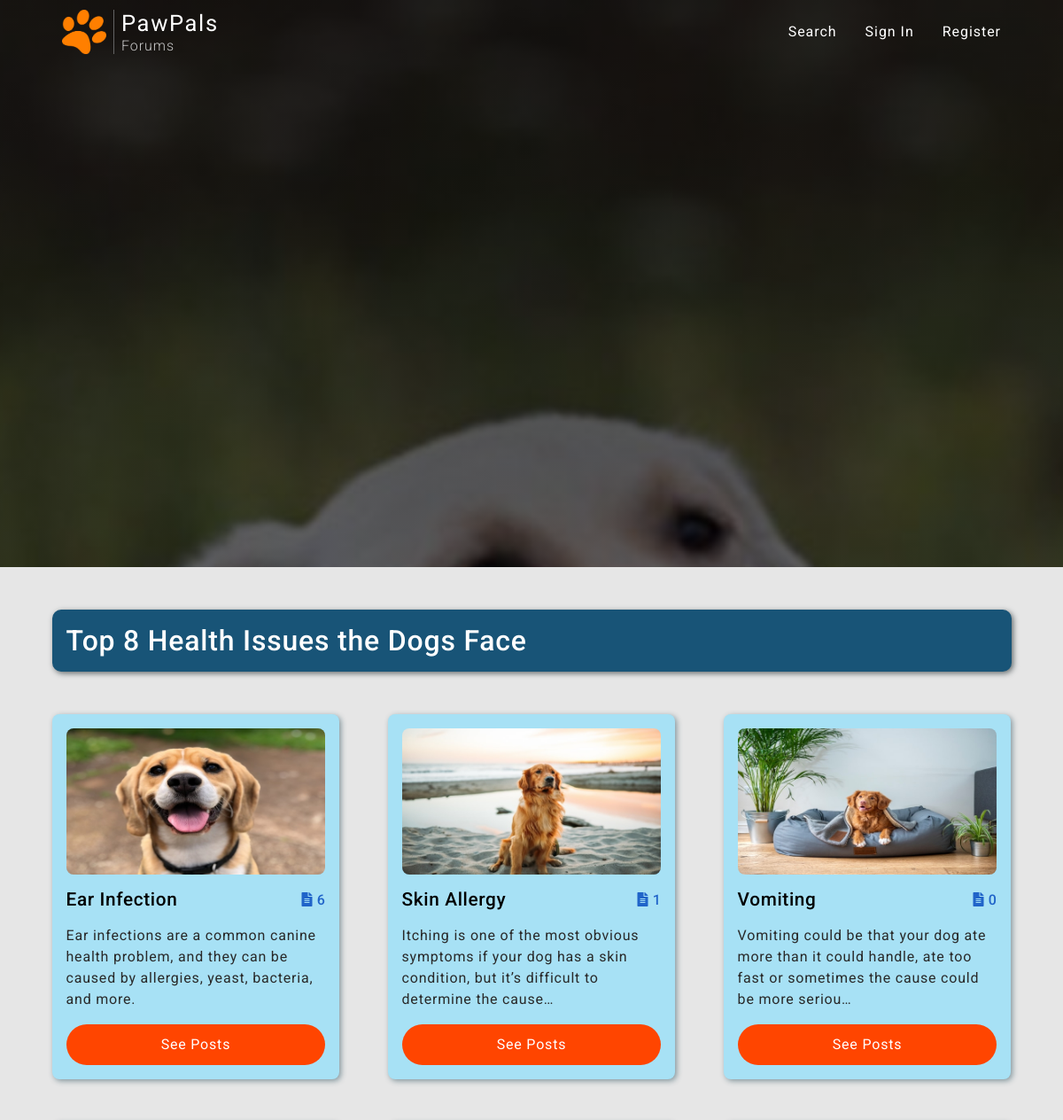
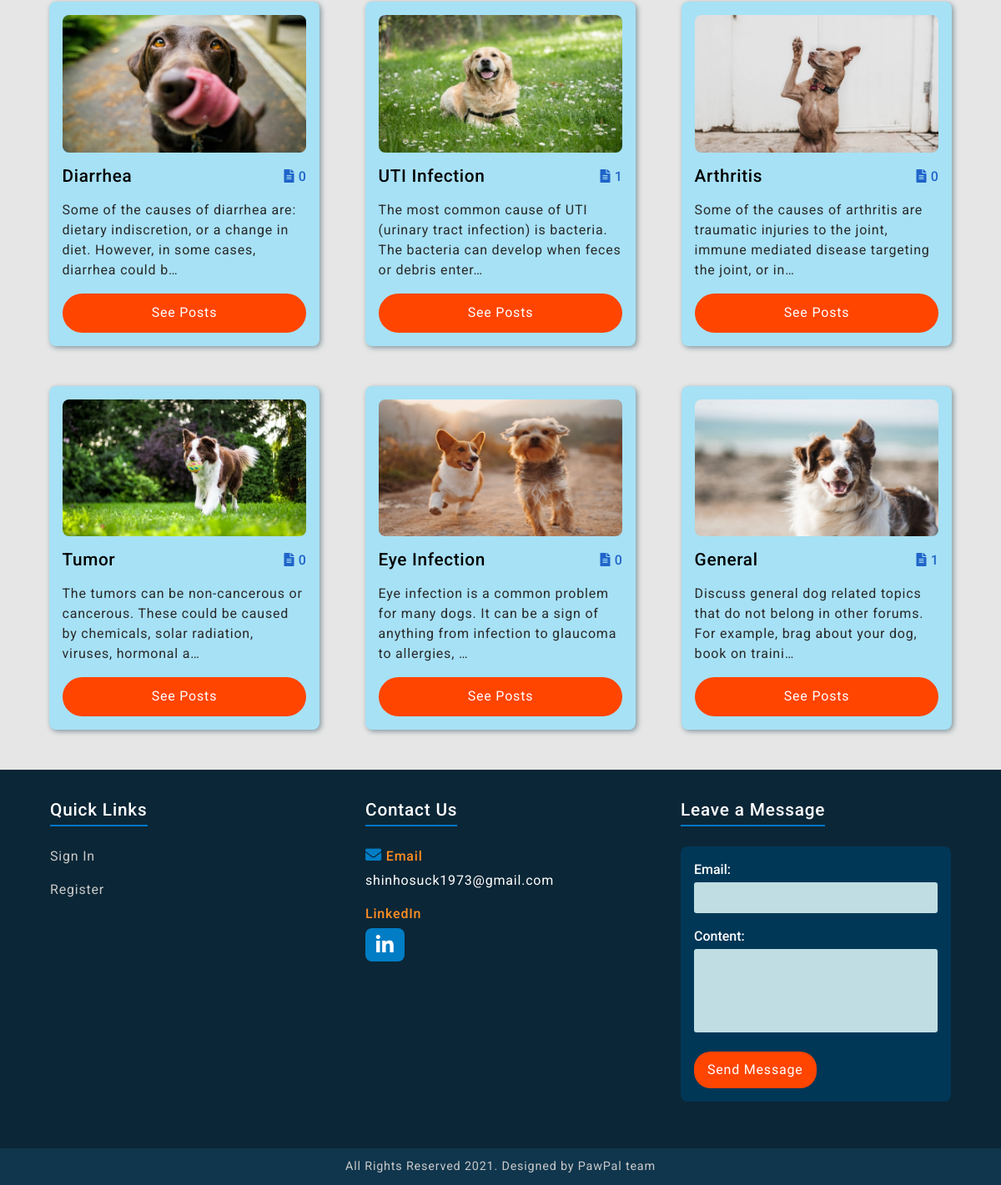
/home/, run on the app's committed database (2 pictures, top to bottom).
### blog/models.py (models this page shows)
class Topic(models.Model):
    name = models.CharField(max_length=50)
    topic_image = models.ImageField(upload_to="topic_images")
    description = models.CharField(max_length=200, blank=True)
    def __str__(self):
        return self.name

### blog/views.py (the view)
# urls.py: path("home/", index, name="home"),
def index(request):
    topics = Topic.objects.all()
    context = {
        "topics": topics
    }
    return render(request, "blog/index.html", context)

### users/forms.py
class ContactUsForm(forms.ModelForm):
    email = forms.EmailField()
    class Meta:
        model = Contact
        fields = ["email", "content"]

### users/context_processors.py (called while the page is built)
def contact_form(request):
    form = ContactUsForm()
    return  {"form": form}

### blog/templates/blog/index.html (shortened to what this page needs)
{% extends "blog/base.html" %}
{% load static %}
{% block content %}
    <div class="topics-container">
        <div class="topics-header-title">
            <h2>Top 8 Health Issues the Dogs Face</h2>
        </div>
        <div class="topics-content-wrapper">
            {% for topic in topics %}
            <div class="topic-content-card">
                <img src="{{ topic.topic_image.url}}" alt="">
                <h6 class="topic-title">{{ topic }}
                    {% if topic.post_set.count > 1 %}
                        <span>
                            <i class="fa fa-file-alt"></i>
                            {{ topic.post_set.count }}
                        </span>
                    {% else %}
                        <span>
                            <i class="fa fa-file-alt"></i>
                            {{ topic.post_set.count }}
                        </span>
                    {% endif %}
                </h6>
                <p class="topic-description">{{ topic.description|truncatechars:120 }}</p>
                <a href="{% url 'blog:posts-in-topic' topic.pk %}" class="learn-more-btn">See Posts</a>
            </div>
            {% endfor %}
        </div>
    </div>
{% endblock content %}

### blog/templates/blog/base.html (shortened to what this page needs)
{% load static %}
<!DOCTYPE html>
<html lang="en">
<head>
    <link rel="stylesheet" href="https://cdnjs.cloudflare.com/ajax/libs/font-awesome/5.15.1/css/all.min.css"
 />
    <link rel="stylesheet" href="https://cdnjs.cloudflare.com/ajax/libs/font-awesome/5.15.3/css/all.min.css" />
    <link href="https://cdn.jsdelivr.net/npm/bootstrap@5.0.0-beta1/dist/css/bootstrap.min.css" rel="stylesheet">
    <link rel="stylesheet" type="text/css" href="{% static 'blog/main.css' %}">
</head>
<body>
    <header>
        {% block navbar%}
        <nav class="bg-img">
            <div class="navbar-container">
                <div class="brand-name">
                    <a class="brand-link" href="{% url 'blog:home' %}">
                        <img src="{% static 'blog/images/paw.png' %}" alt="">
                        <h5>PawPals<span>Forums</span></h5>
                    </a>
                </div>
                <ul class="links">
                    {% if user.is_authenticated %}
                        {% with request.resolver_match.url_name as url_name %}
                        <li class="link">
                            <a class="{% if url_name == 'home' %} active {% endif %}" href="{% url 'blog:home' %}">Home</a>
                        </li>
                        <li class="link">
                            <a class="{% if url_name == 'my-posts' %} active {% endif %}" href="{% url 'blog:my-posts'  user.pk %}">My Posts</a>
                        </li>
                        <li class="link">
                            <a href="{% url 'blog:create-post' %}">New Post</a>
                        </li>
                        <li class="link">
                            <a id="search" href="#">Search</a>
                        </li>
                        <li class="link">
                            <div class="user-account">
                                <div class="user-profile-img">
                                    <img src="{{ user.profile.image.url }}" alt="">
                                </div>
                                <p class="user-username">{{ user.username }}
                                    <i id="down-arrow" class="fa fa-chevron-down"></i>
                                    <i id="up-arrow" class="fa fa-chevron-up"></i>
                                </p>
                                <div class="user-dropdown-accounts">
                                    <a href="{% url 'users:profile' %}">Profile</a>
                                    <a id="sign-out" href="{% url 'users:logout' %}">Sign Out</a>
                                </div>
                            </div>
                        </li>
                        {% endwith %}
                    {% else %}
                        <li class="link">
                            <a id="search" href="#">Search</a>
                        </li>
                        <li class="link">
                            <a href="{% url 'users:login' %}">Sign In</a>
                        </li>
                        <li class="link">
                            <a href="{% url 'users:register' %}">Register</a>
                        </li>
                    {% endif %}
                </ul>
            </div>
        </nav>
        {% endblock navbar%}
    </header>
    <main>
        {% block content %}
        {% endblock content %}
    </main>
    <footer>
        <div class="footer-container">
            <div class="footer-content-wrapper">
                <div class="footer-title">
                    <h6>Quick Links</h6>
                </div>
                <div class="footer-links">
                    {% if user.is_authenticated %}
                        <a href="{% url 'blog:home' %}" class="footer-home">Home</a>
                        <a href="{% url 'blog:my-posts' user.pk %}" class="footer-my-posts">My Posts</a>
                        <a href="{% url 'blog:create-post' %}" class="footer-new-post">New Post</a>
                        <a href="{% url 'users:logout' %}" class="footer-sign-out">Sign Out</a>
                    {% else %}
                        <a href="{% url 'users:login' %}" class="footer-sign-in">Sign In</a>
                        <a href="{% url 'users:register' %}" class="footer-register">Register</a>
                    {% endif %}
                </div>
            </div>
            <div class="footer-content-wrapper">
                <div class="footer-title">
                    <h6>Contact Us</h6>
                </div>
                <div class="footer-contact">
                    <p>
                       <i class="fa fa-envelope"></i>Email
                       <a href="mailto:shinhosuck1973@gmail.com">shinhosuck1973@gmail.com</a>
                    </p>
                    <p>
                        LinkedIn
                        <a class="linkedIn-link" href="https://www.linkedin.com/in/eric-anderson-a6b906214/" target="_blank"><i class="fab fa-linkedin-in"></i></a>
                    </p>
                </div>
            </div>
            <div class="footer-content-wrapper">
                <div class="footer-title">
                    <h6>Leave a Message</h6>
                </div>
                <div class="footer-form">
                    <form class="form-content" action="{% url 'users:contact_us' %}" method="POST">
                        {{ form.as_p }}
                        <button class="contact-submit" type="submit">Send Message</button>
                    </form>
                </div>
            </div>
        </div>
        <div class="footer-rights-reserved">
            <p>All Rights Reserved 2021. Designed by PawPal team</p>
        </div>
    </footer>
</body>
</html>

### blog/templates/blog/base.html (style rules this page uses)
.form-content { margin-top: 1rem; }
p > label { color: rgb(255, 255, 255); font-size: 1rem; font-weight: 500; margin-bottom: 0.2rem; text-align: start !important; }
p > input, textarea { width: 100%; padding: 0.4rem 1rem; outline: none; border: none; background: rgb(191, 221, 226); color: rgb(0, 0, 0); resize: none; border-radius: 3px; }
p > textarea { height: 100px; width: 100%; }

### data on the page
Topic: topic_image (picture), name "Ear Infection", post_set.count "6", description "Ear infections are a common canine health problem, and they can be caused by allergies, yeast, bacteria, and more."
Topic: topic_image (picture), name "Skin Allergy", post_set.count "1", description "Itching is one of the most obvious symptoms if your dog has a skin condition, but it’s difficult to determine the cause…"
Topic: topic_image (picture), name "Vomiting", post_set.count "0", description "Vomiting could be that your dog ate more than it could handle, ate too fast or sometimes the cause could be more seriou…"
Topic: topic_image (picture), name "Diarrhea", post_set.count "0", description "Some of the causes of diarrhea are: dietary indiscretion, or a change in diet. However, in some cases, diarrhea could b…"
Topic: topic_image (picture), name "UTI Infection", post_set.count "1", description "The most common cause of UTI (urinary tract infection) is bacteria. The bacteria can develop when feces or debris enter…"
Topic: topic_image (picture), name "Arthritis", post_set.count "0", description "Some of the causes of arthritis are traumatic injuries to the joint, immune mediated disease targeting the joint, or in…"
Topic: topic_image (picture), name "Tumor", post_set.count "0", description "The tumors can be non-cancerous or cancerous. These could be caused by chemicals, solar radiation, viruses, hormonal a…"
Topic: topic_image (picture), name "Eye Infection", post_set.count "0", description "Eye infection is a common problem for many dogs. It can be a sign of anything from infection to glaucoma to allergies, …"
Topic: topic_image (picture), name "General", post_set.count "1", description "Discuss general dog related topics that do not belong in other forums. For example, brag about your dog, book on traini…"
